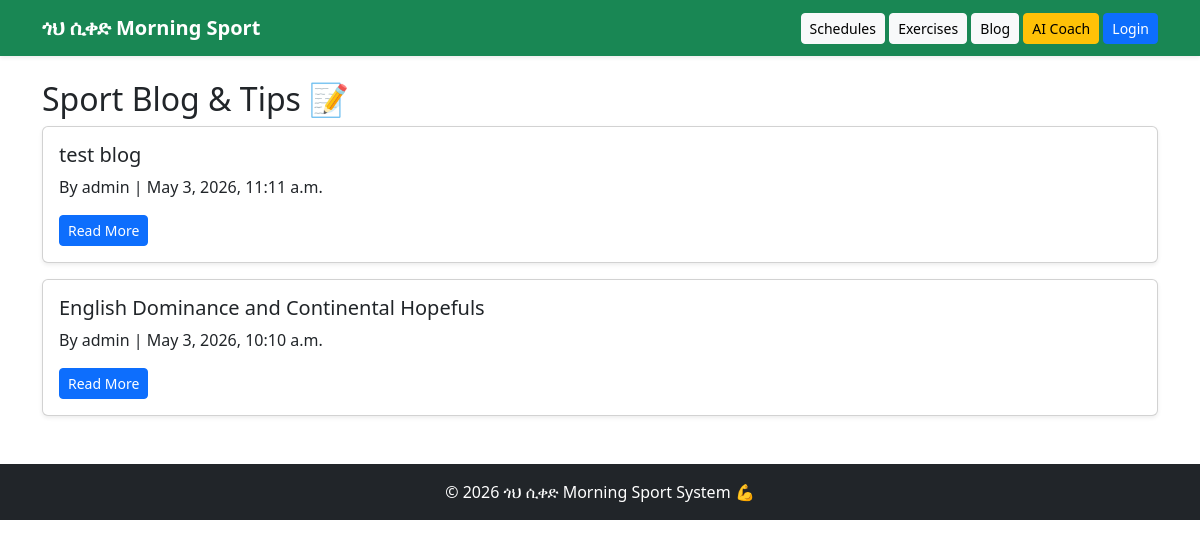
The app's page /blogs/, older data.
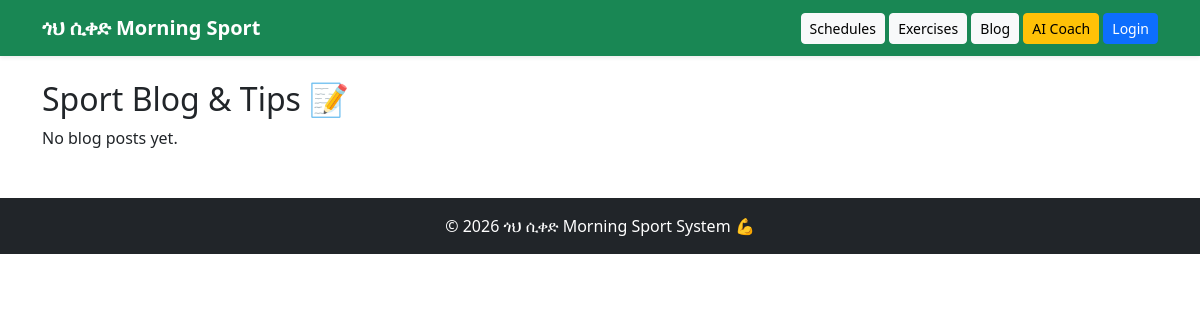
The same page, newer data.
### sport/models.py (models this page shows, shortened)
class BlogPost(models.Model):
    author = models.ForeignKey(User, on_delete=models.CASCADE)
    title = models.CharField(max_length=255)
    content = models.TextField()
    image = models.ImageField(upload_to="blog_images/", blank=True, null=True)
    created_at = models.DateTimeField(auto_now_add=True)
    updated_at = models.DateTimeField(auto_now=True)

### sport/views.py (the view)
# urls.py: path('blogs/', views.blog_list, name='blog_list'),
def blog_list(request):
    posts = BlogPost.objects.select_related('author').all().order_by('-created_at')
    return render(request, 'sport/blog_list.html', {
        'posts': posts
    })

### sport/templates/sport/blog_list.html (shortened to what this page needs)
{% extends is_admin_view|yesno:"sport/admin_base.html,sport/student_base.html" %}
{% block content %}
    {{ block.super }}
{% endblock %}
{% block student_content %}
    {% include "sport/_blog_list_content.html" %}
{% endblock %}

### sport/templates/sport/student_base.html
{% extends 'sport/base.html' %}
{% block content %}
    {% block student_content %}{% endblock %}
{% endblock %}

### sport/templates/sport/base.html (shortened to what this page needs)
<!DOCTYPE html>
<html lang="en">
<head>
    <link href="https://cdn.jsdelivr.net/npm/bootstrap@5.3.2/dist/css/bootstrap.min.css" rel="stylesheet">
</head>
<body>
{% block navbar %}
<nav class="navbar navbar-expand-lg navbar-dark bg-success shadow-sm">
    <div class="container">
        <a class="navbar-brand fw-bold" href="{% url 'home' %}">ጎህ ሲቀድ Morning Sport</a>
        <div>
            <a class="btn btn-light btn-sm" href="{% url 'schedule_list' %}">Schedules</a>
            <a class="btn btn-light btn-sm" href="{% url 'exercise_list' %}">Exercises</a>
            <a class="btn btn-light btn-sm" href="{% url 'blog_list' %}">Blog</a>
            <a class="btn btn-warning btn-sm" href="{% url 'ai_chat' %}">AI Coach</a>
            {% if user.is_authenticated %}
                <a class="btn btn-info btn-sm" href="{% url 'profile' %}">Profile</a>
                <form action="{% url 'logout' %}" method="post" style="display:inline;">
    {% csrf_token %}
    <button type="submit" class="btn btn-danger btn-sm">Logout</button>
</form>
            {% else %}
                <a class="btn btn-primary btn-sm" href="{% url 'login' %}">Login</a>
            {% endif %}
        </div>
    </div>
</nav>
{% endblock %}
<div class="container mt-4">
    {% block content %}{% endblock %}
</div>
<footer class="bg-dark text-white text-center p-3 mt-5">
    © 2026 ጎህ ሲቀድ Morning Sport System  💪
</footer>
</body>
</html>

### sport/templates/sport/_blog_list_content.html (shortened to what this page needs)
<h2>Sport Blog & Tips 📝</h2>
{% for post in posts %}
<div class="card mb-3 shadow-sm">
    <div class="card-body">
        <h5>{{ post.title }}</h5>
        <p>By {{ post.author.username }} | {{ post.created_at }}</p>
        <a href="{% url 'blog_detail' post.id %}" class="btn btn-primary btn-sm">Read More</a>
    </div>
</div>
{% empty %}
<p>No blog posts yet.</p>
{% endfor %}

Row changes from the older to the newer data that the page shows:
removed BlogPost: title "test blog", author.username "admin", created_at "May 3, 2026, 11:11 a.m."
removed BlogPost: title "English Dominance and Continental Hopefuls", author.username "admin", created_at "May 3, 2026, 10:10 a.m."
Text that changed along with them:
text now shown: "No blog posts yet."
